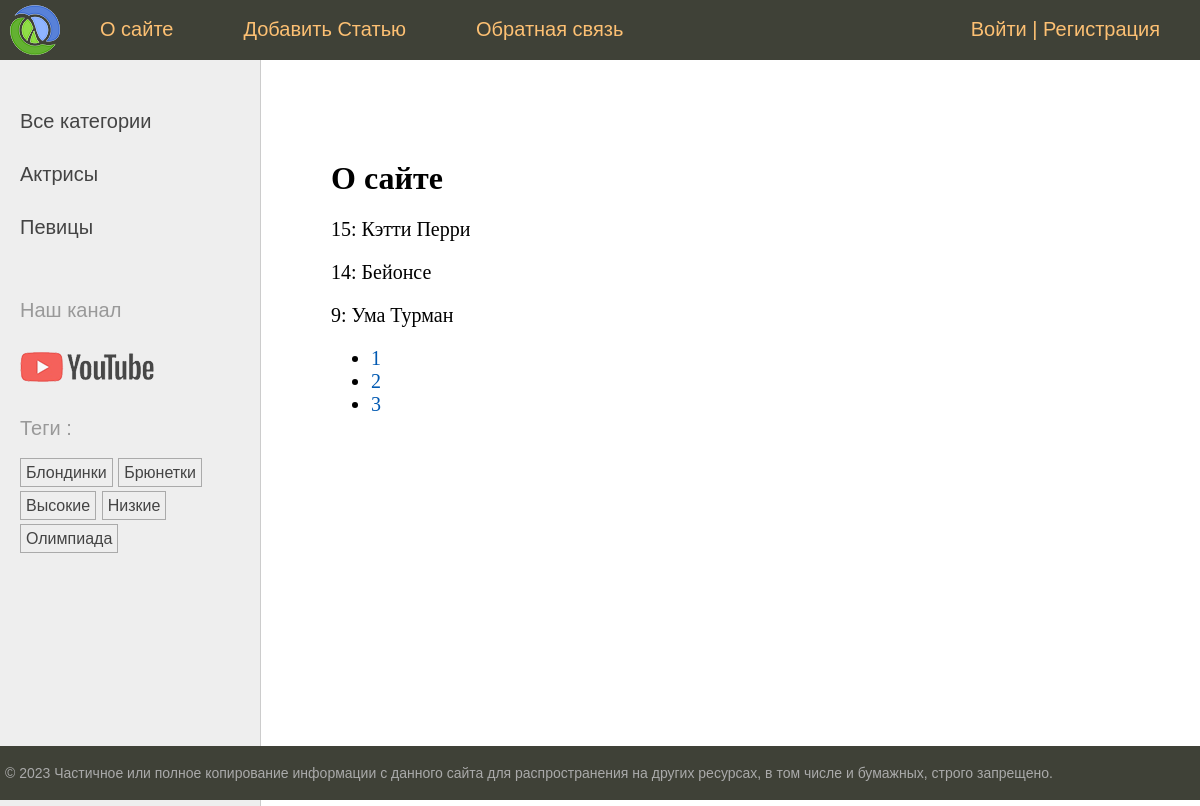
Before: /women/about/ with the older database file.
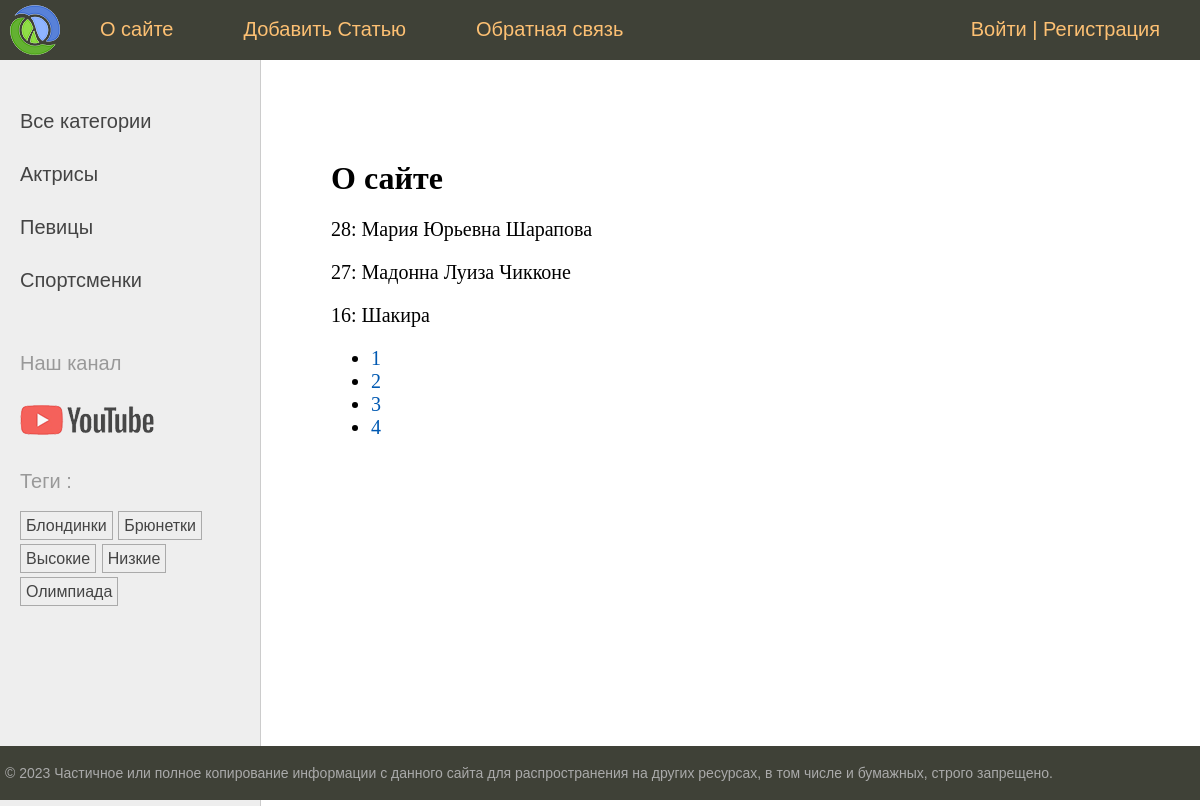
After: the same page with the newer database file.
### women/models.py (models this page shows, shortened)
class Category(models.Model):
    name = models.CharField(max_length=100, db_index=True, verbose_name="Имя")
    slug = models.SlugField(max_length=255, unique=False, db_index=True)
    class Meta:
        verbose_name = "Категория"
        verbose_name_plural = "Категории"
    def get_absolute_url(self):
        return reverse("category", kwargs={"cat_slug": self.slug})

class TagPost(models.Model):
    tag = models.CharField(max_length=100, db_index=True)
    slug = models.SlugField(max_length=255, unique=True, db_index=True)
    def get_absolute_url(self):
        return reverse("tag", kwargs={"tag_slug": self.slug})

class Women(models.Model):
    class Status(models.IntegerChoices):
        DRAFT = 0, "Черновик"
        PUBLISHED = 1, "Опубликовано"
    title = models.CharField(max_length=255, verbose_name="Заголовок")
    slug = models.SlugField(
        max_length=255,
        unique=True,
        db_index=True,
        verbose_name="Slug",
        validators=[
            MinLengthValidator(5, message="Минимум 5 символов"),
            MaxLengthValidator(100, message="Максимум 100 символов"),
        ],
    )
    content = models.TextField(blank=True, verbose_name="Текс Статьи")
    time_create = models.DateTimeField(auto_now_add=True, verbose_name="Время Создания")
    time_update = models.DateTimeField(auto_now=True, verbose_name="Время Изменения")
    photo = models.ImageField(
        upload_to="photos/%Y/%m/%d/",
        default=None,
        blank=True,
        null=True,
        verbose_name="Фото",
    )
    is_published = models.BooleanField(
        choices=tuple(map(lambda x: (bool(x[0]), x[1]), Status.choices)),
        default=Status.DRAFT,
        verbose_name="Возможность Публикации",
    )
    objects = models.Manager()
    published = PublishedManager()
    cat = models.ForeignKey(
        "Category",
        on_delete=models.PROTECT,
        related_name="posts",
        verbose_name="Категории",
    )
    tags = models.ManyToManyField(
        "TagPost", blank=True, related_name="tags", verbose_name="Теги"
    )
    husband = models.OneToOneField(
        "Husband",
        on_delete=models.SET_NULL,
        null=True,
        blank=True,
        related_name="wuman",
        verbose_name="Муж",
    )
    class Meta:
        verbose_name = "Известные Женщины"
        verbose_name_plural = "Известные Женщины"
        ordering = ["-time_create"]
        indexes = [
            models.Index(fields=["-time_create"]),
        ]

### women/views.py (the view)
# urls.py: path("about/", views.about, name="about"),
def about(request):
    contact_list = Women.published.all()
    paginator = Paginator(contact_list, 3)
    page_number = request.GET.get("page")
    page_obj = paginator.get_page(page_number)
    return render(
        request, "women/about.html", {"title": "О сайте", "page_obj": page_obj}
    )

### users/context_processors.py (called while the page is built)
def get_women_context(request):
    return {"mainmenu": menu}

### women/models.py (called while the page is built)
    def get_queryset(self):
        return super().get_queryset().filter(is_published=Women.Status.PUBLISHED)

### women/templatetags/women_tags.py (called while the page is built)
@register.inclusion_tag("women/list_categories.html")
def show_categories(cat_selected=0):
    cats = Category.objects.annotate(total=Count("posts")).filter(total__gt=0)
    return {"cats": cats, "cat_selected": cat_selected}

@register.inclusion_tag("women/list_tags.html")
def show_all_tags():
    return {"tags": TagPost.objects.annotate(total=Count("tags")).filter(total__gt=0)}

### women/templates/women/about.html
{%extends "base.html"%}
{%block content%}
<h1>{{title}}</h1>
{% for item in page_obj %}
<p>{{ item.pk }}: {{item.title}}</p>
{% endfor %}
<nav>
    <ul>
        {%for p in page_obj.paginator.page_range%}
        <li>
            <a href="?page={{ p }}">{{ p }}</a>
        </li>
        {% endfor %}
    </ul>
</nav>
{%endblock%}

### women/templates/women/list_categories.html
{% for cat in cats%}
{% if cat.id == cat_selected%}
<li class="selected">{{cat.name}}</li>
{%else%}
<li><a href="{{ cat.get_absolute_url}}">{{cat.name}}</a></li>
{%endif%}
{% endfor %}

### women/templates/women/list_tags.html
{% if tags %}
<p> Теги :</p>
<ul class="tags-list">
    {% for t in tags%}
    <li><a href="{{t.get_absolute_url}}">{{t.tag}}</a></li>
    {% endfor %}
</ul>
{% endif%}

Changed rows visible on the page:
no longer on this page (row unchanged): Women: pk "15", title "Кэтти Перри"
no longer on this page (row unchanged): Women: pk "14", title "Бейонсе"
no longer on this page (row unchanged): Women: pk "9", title "Ума Турман"
now on this page (row unchanged): Category: name "Спортсменки"
added Women: pk "28", title "Мария Юрьевна Шарапова"
added Women: pk "27", title "Мадонна Луиза Чикконе"
added Women: pk "16", title "Шакира"
Other visible differences:
new list line: "4"
